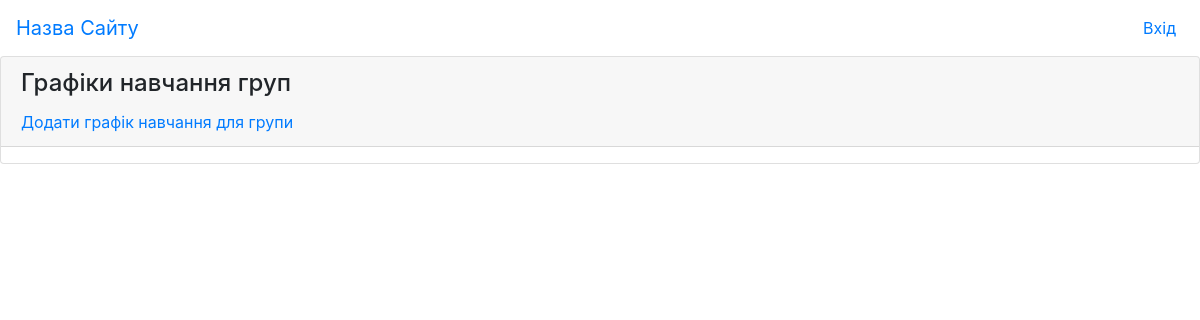
Before: /control/grafik-navchannya/ with the older database file.
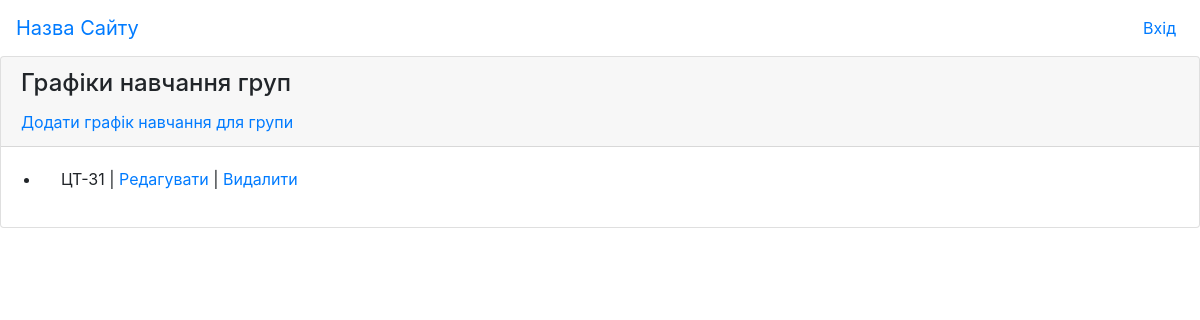
After: the same page with the newer database file.
### grafik_navchannya/models.py (models this page shows)
class GrafikNavchannya(models.Model):
    grupa=models.ForeignKey(Groups,on_delete=models.PROTECT)
    teoretuchne_navchannya_1sm=models.CharField("Теоретичне навчання(1 семестр)", max_length=75, null=True, blank=True)
    praktuka_1sm=models.CharField("Практика(1 семестр)", max_length=75, null=True, blank=True)
    sesiya_1sm=models.CharField("Зимова сесія", max_length=75, null=True, blank=True)
    kanikylu_1sm=models.CharField("Канікули(1 семестр)", max_length=75, null=True, blank=True)
    teoretuchne_navchannya_2sm=models.CharField("Теоретичне навчання(2 семестр)", max_length=75, null=True, blank=True)
    praktuka_2sm=models.CharField("Практика(2 семестр)", max_length=75, null=True, blank=True)
    sesiya_2sm=models.CharField("Літня сесія", max_length=75, null=True, blank=True)
    kanikylu_2sm=models.CharField("Канікули(2 семестр)", max_length=75, null=True, blank=True)
    pidgotovkaKR=models.CharField("Підготовка КР", max_length=75, null=True, blank=True)
    ekzamenaciyna_komisiya=models.CharField("ЕК", max_length=75, null=True, blank=True)
    def __str__(self):
        return self.grupa.title

### group/models.py (models this page shows, shortened)
class Groups(models.Model):
    title=models.CharField('Назва', max_length=75)
    titleFull=models.CharField('Повна назва', max_length=150)
    kurs=models.PositiveIntegerField(default=1)
    educational_programs=models.ForeignKey(EducationalPrograms,on_delete=models.PROTECT)
    faculty=models.ForeignKey(Facultys,on_delete=models.PROTECT)

### grafik_navchannya/views.py (the view)
# urls.py: path('', GrafikNavchannyaList.as_view(), name='grafik_navchannya_list'),
class GrafikNavchannyaList(ListView):
    model = GrafikNavchannya
    template_name = "grafik_navchannya/grafik_navchannya_list.html"
    context_object_name = "grafik_navchannyas"

### grafik_navchannya/templates/grafik_navchannya/grafik_navchannya_list.html
{% extends "main/index.html" %}
{% block content %}
    <div class="card">
        <div class="card-header card-header-secondary">
            <h4 class="card-title">Графіки навчання груп</h4>
            <a href="{% url 'grafik_navchannya_create' %}">Додати графік навчання для групи</a>
        </div>
        <ul>
            {% for grafik_navchannya in grafik_navchannyas %}
                <li class="card-body">{{ grafik_navchannya }} | <a href="{% url 'grafik_navchannya_update' grafik_navchannya.id %}">Редагувати</a> | <a href="{% url 'delete_grafik_navchannya' grafik_navchannya.id %}">Видалити</a></li>
            {% endfor %}
        </ul>
    </div>
{% endblock content %}

Changed rows visible on the page:
added GrafikNavchannya: grupa.title "ЦТ-31"
